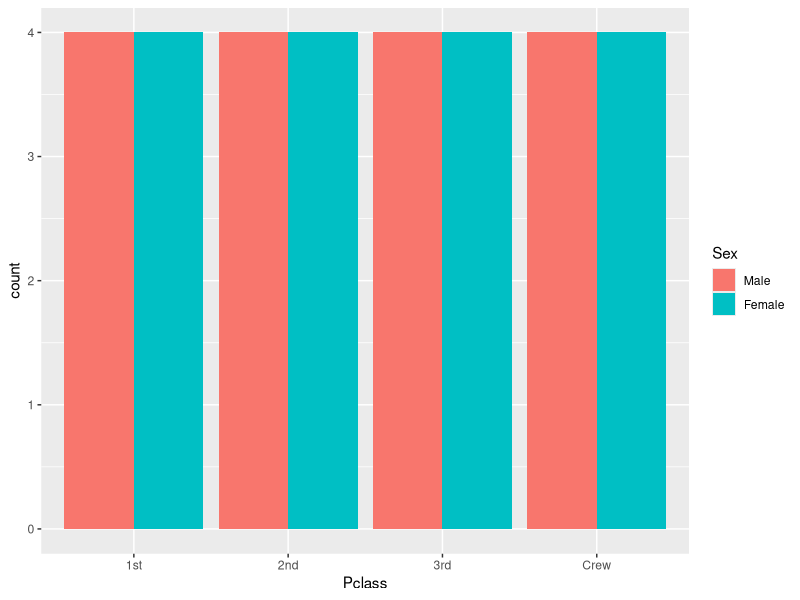
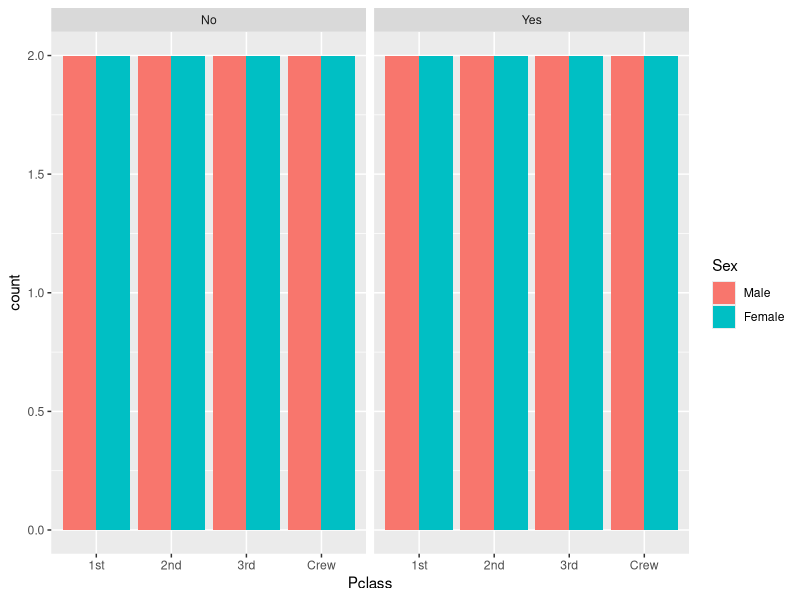
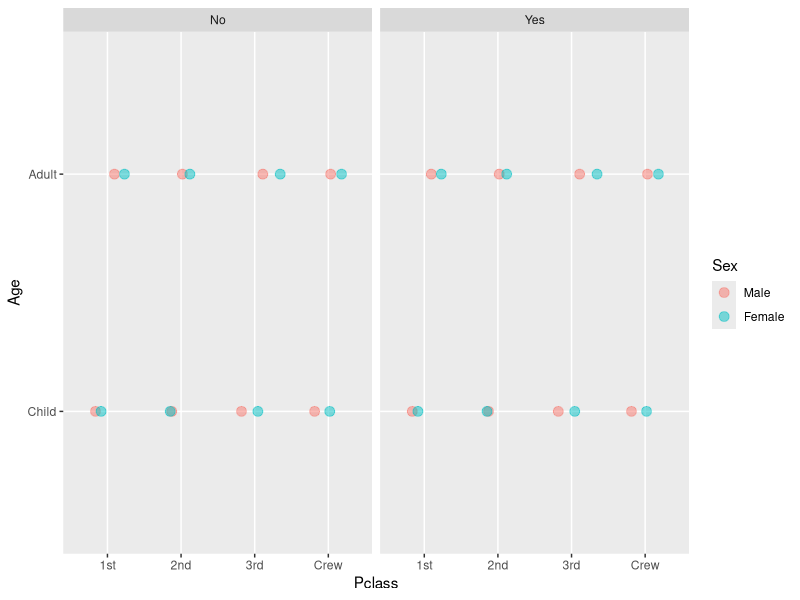

Write R code to recreate these figures, in order.
library(ggplot2)
data("Titanic")

# Creating data frame "titanic" to match with Data Camp exercise
titanic <- data.frame(Titanic)

# titanic is avaliable in your workspace
# 1 - Check the structure of titanic
str(titanic)

# 2 - Use ggplot() for the first instruction

# Adding line to create "Class" factor from Titanic dataset to mirror Data Camp exercise
Pclass <- factor(titanic$Class)

ggplot(titanic, aes(x = Pclass, fill = Sex)) + 
  geom_bar(position = "dodge")

# 3 - Plot 2, add facet_grid() layer
ggplot(titanic, aes(x = Pclass, fill = Sex)) + 
  geom_bar(position = "dodge") +
  facet_grid(. ~Survived)

# 4 - Define an object for position jitterdodge, to use below
posn.jd <- position_jitterdodge(0.5, 0, 0.6)

# 5 - Plot 3, but use the position object from instruction 4
ggplot(titanic, aes(x = Pclass, y = Age, col = Sex)) + 
  geom_point(size = 3, alpha = 0.5, position = posn.jd) +
  facet_grid(. ~Survived)
